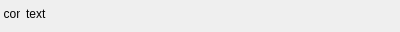
<?xml version="1.0" encoding="UTF-8"?>
<ui version="4.0">
 <class>PMessagePopup</class>
 <widget class="QWidget" name="PMessagePopup">
  <property name="geometry">
   <rect>
    <x>0</x>
    <y>0</y>
    <width>400</width>
    <height>32</height>
   </rect>
  </property>
  <property name="windowTitle">
   <string>PMessagePopup</string>
  </property>
  <layout class="QVBoxLayout" name="verticalLayout">
   <property name="spacing">
    <number>0</number>
   </property>
   <property name="leftMargin">
    <number>0</number>
   </property>
   <property name="topMargin">
    <number>0</number>
   </property>
   <property name="rightMargin">
    <number>0</number>
   </property>
   <property name="bottomMargin">
    <number>0</number>
   </property>
   <item>
    <widget class="QWidget" name="centralWidget" native="true">
     <layout class="QHBoxLayout" name="horizontalLayout" stretch="0,1">
      <property name="leftMargin">
       <number>4</number>
      </property>
      <property name="topMargin">
       <number>6</number>
      </property>
      <property name="rightMargin">
       <number>4</number>
      </property>
      <property name="bottomMargin">
       <number>0</number>
      </property>
      <item>
       <widget class="QLabel" name="labelIcon">
        <property name="minimumSize">
         <size>
          <width>16</width>
          <height>16</height>
         </size>
        </property>
        <property name="maximumSize">
         <size>
          <width>16</width>
          <height>16</height>
         </size>
        </property>
        <property name="text">
         <string>icon</string>
        </property>
        <property name="scaledContents">
         <bool>true</bool>
        </property>
        <property name="alignment">
         <set>Qt::AlignCenter</set>
        </property>
       </widget>
      </item>
      <item>
       <widget class="QLabel" name="labelText">
        <property name="text">
         <string>text</string>
        </property>
       </widget>
      </item>
     </layout>
    </widget>
   </item>
   <item>
    <spacer name="verticalSpacer">
     <property name="orientation">
      <enum>Qt::Vertical</enum>
     </property>
     <property name="sizeHint" stdset="0">
      <size>
       <width>20</width>
       <height>40</height>
      </size>
     </property>
    </spacer>
   </item>
  </layout>
 </widget>
 <layoutdefault spacing="6" margin="11"/>
 <resources/>
 <connections/>
</ui>
